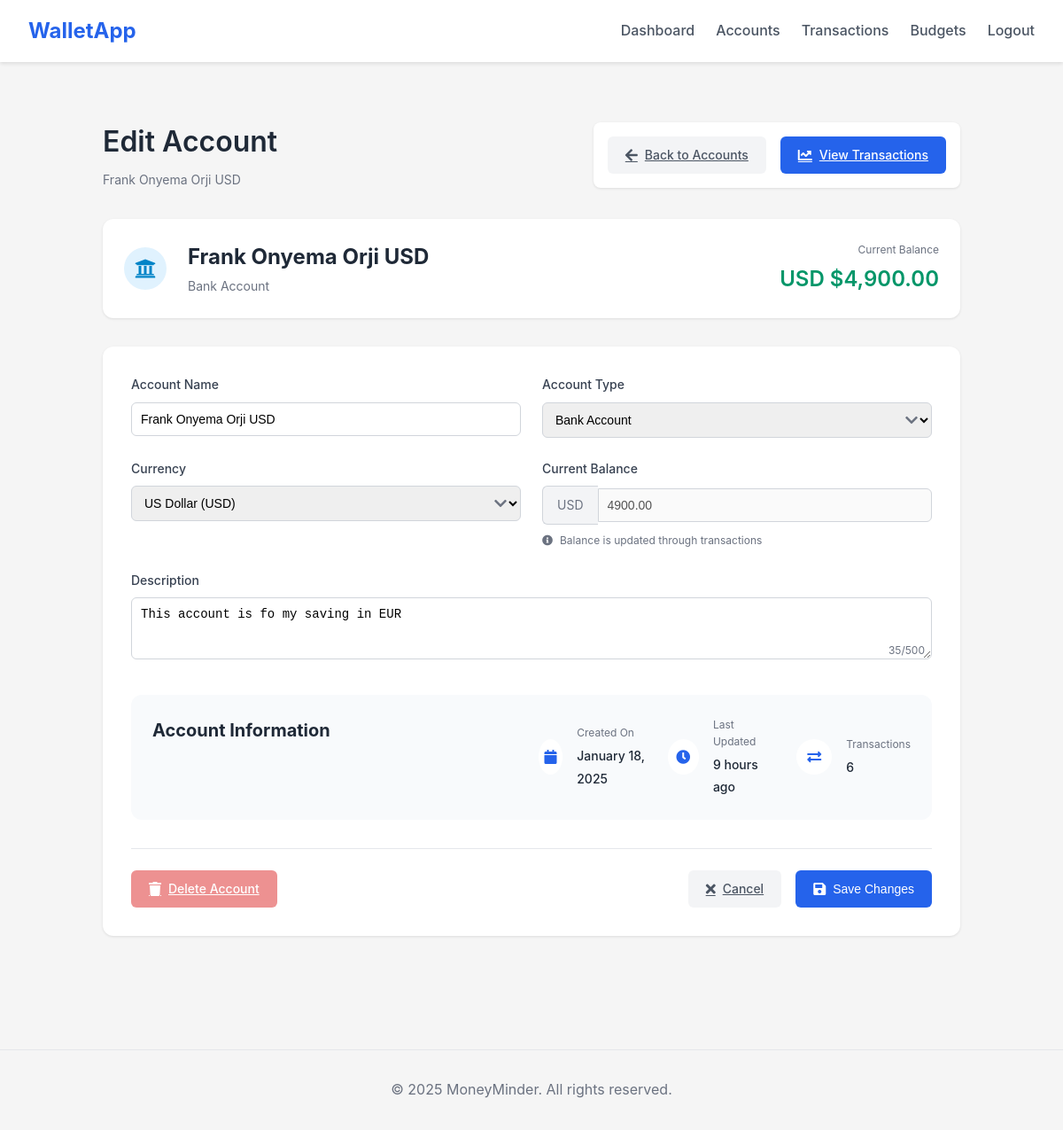
The app's page /accounts/81532cc4-a11b-4bbd-a399-6fc5092f7b3e/edit (signed in), older data.
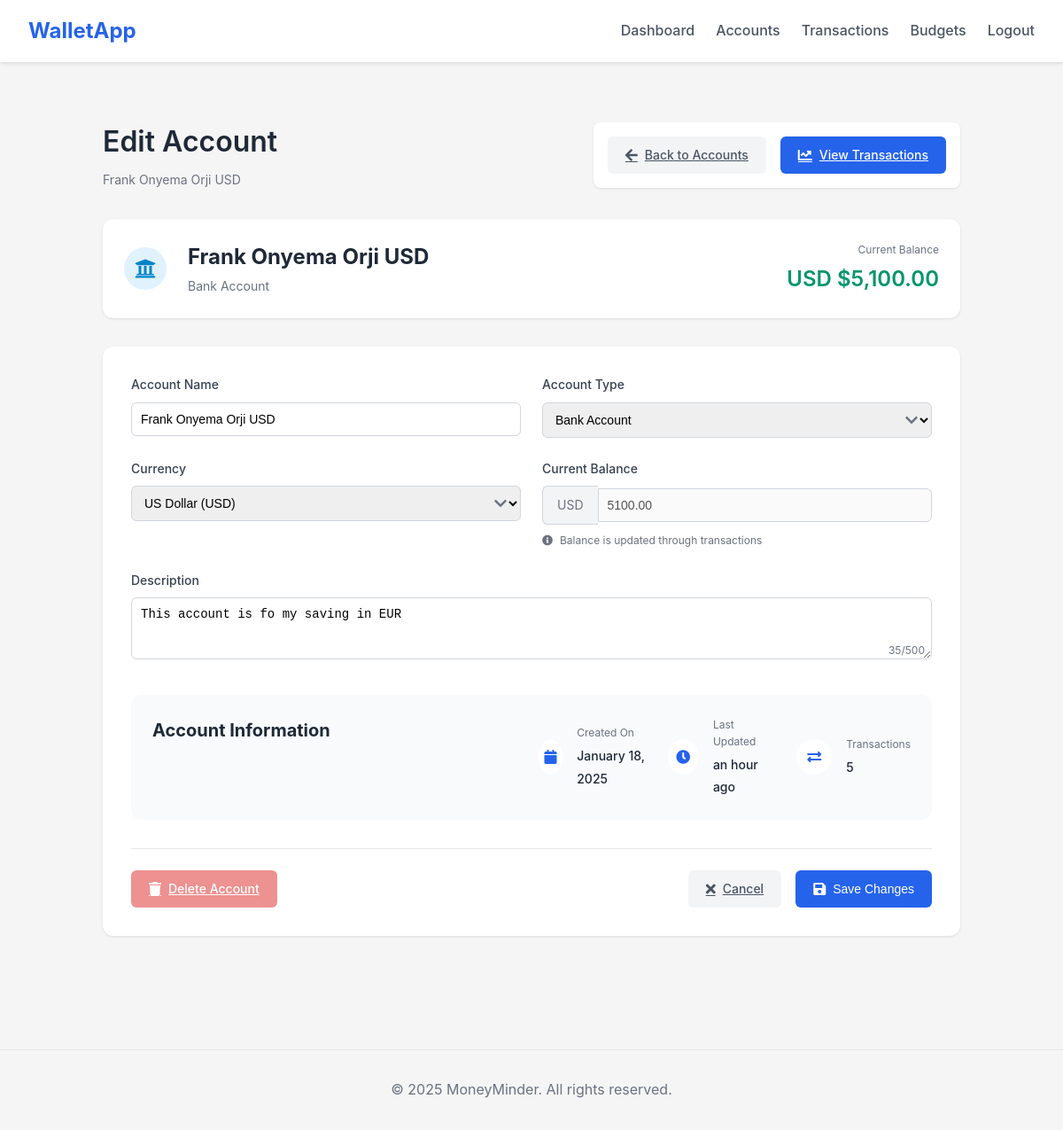
The same page, newer data.
### app/models/account.py (models this page shows, shortened)
class Account(db.Model, BaseModel):
    __tablename__ = 'accounts'
    name = db.Column(db.String(100), nullable=False)
    account_type = db.Column(db.String(50), nullable=False)  # bank, cash, mobile_money
    currency = db.Column(db.String(3), nullable=False, default='USD')
    balance = db.Column(db.Numeric(10, 2), nullable=False, default=0)
    description = db.Column(db.Text)
    user_id = db.Column(db.String(50), db.ForeignKey('users.id'), nullable=False)
    transactions = db.relationship('Transaction', back_populates='account', lazy='dynamic', cascade='all, delete-orphan')

### app/routes/accounts.py (the view, shortened to what this page needs)
@accounts.route('/<account_id>/edit', methods=['GET', 'POST'])
@login_required
def edit(account_id):
    account = Account.query.filter_by(
        id=account_id,
        user_id=current_user.id
    ).first_or_404()
    form = AccountEditForm(obj=account)
    form.current_balance.data = account.balance
    if request.headers.get('X-Requested-With') == 'XMLHttpRequest' and form.errors:
        return jsonify({
            'success': False,
            'message': 'Please correct the errors in the form',
            'errors': form.errors
        }), 400
    return render_template('accounts/edit.html', form=form, account=account)

### app/forms/account.py
class AccountEditForm(AccountForm):
    current_balance = DecimalField('Current Balance', render_kw={'readonly': True})
    def __init__(self, *args, **kwargs):
        super(AccountEditForm, self).__init__(*args, **kwargs)
        del self.initial_balance

### app/models/__init__.py (called while the page is built)
    @classmethod
    def get_by_id(cls, id):
        return cls.query.get_or_404(id)

### app/utils/filters.py (called while the page is built)
def init_filters(app):
    @app.template_filter('account_icon')
    def account_icon_filter(account_type):
        icons = {
            'bank': 'university',
            'cash': 'wallet',
            'credit': 'credit-card',
            'investment': 'chart-line',
            'mobile_money': 'mobile-alt',
            'other': 'coins'
        }
        return icons.get(str(account_type).lower(), 'question')

### app/templates/accounts/edit.html (shortened to what the changed rows need)
{% extends "base.html" %}
{% block styles %}
<link rel="stylesheet" href="{{ url_for('static', filename='css/account-edit.css') }}">
{% endblock %}
{% block content %}
<div class="account-container">
    <div class="page-header">
        <div class="header-content">
            <div class="header-title">
                <h1>Edit Account</h1>
                <span class="header-subtitle">{{ account.name }}</span>
            </div>
        </div>
    </div>
    <div class="account-summary-card">
        <div class="account-header">
            <div class="account-info">
                <h2>{{ account.name }}</h2>
                <span class="account-type-label">{{ account.account_type|title }} Account</span>
            </div>
            <div class="balance-info">
                <span class="label">Current Balance</span>
                <span class="amount {% if account.balance < 0 %}negative{% endif %}">
                    {{ account.currency }} {{ "${:,.2f}".format(account.balance) }}
                </span>
            </div>
        </div>
    </div>
    <div class="form-card">
        <form class="account-edit-form" method="post" action="{{ url_for('accounts.edit', account_id=account.id) }}" novalidate>
            <div class="form-grid">
                <div class="form-group">
                    {{ form.name.label(class="form-label") }}
                    {{ form.name(class="form-control", placeholder="Enter account name") }}
                </div>
                <div class="form-group">
                    <div class="select-wrapper">
                        {{ form.account_type(class="form-control") }}
                    </div>
                </div>
                <div class="form-group">
                    <div class="select-wrapper">
                        {{ form.currency(class="form-control", data_current_currency=account.currency) }}
                    </div>
                </div>
                <div class="form-group">
                    <div class="input-group">
                        <span class="input-group-text">{{ account.currency }}</span>
                        {{ form.current_balance(class="form-control", disabled=true) }}
                    </div>
                </div>
                <div class="form-group full-width">
                    {{ form.description.label(class="form-label") }}
                    {{ form.description(class="form-control", rows="3",
                                      placeholder="Enter account description (optional)",
                                      maxlength="500") }}
                    <div class="character-counter">0/500</div>
                </div>
            </div>
            <div class="account-stats">
                <div class="stats-grid">
                    <div class="stat-item">
                        <div class="stat-content">
                            <span class="label">Created On</span>
                            <span class="value">{{ moment(account.created_at).format('LL') }}</span>
                        </div>
                    </div>
                    <div class="stat-item">
                        <div class="stat-content">
                            <span class="label">Last Updated</span>
                            <span class="value">{{ moment(account.updated_at).fromNow() }}</span>
                        </div>
                    </div>
                    <div class="stat-item">
                        <div class="stat-content">
                            <span class="label">Transactions</span>
                            <span class="value">{{ account.transactions.count() }}</span>
                        </div>
                    </div>
                </div>
            </div>
        </form>
    </div>
</div>
{% endblock %}

Row changes from the older to the newer data that the page shows:
changed Account "Frank Onyema Orji USD": balance "$4,900.00" → "$5,100.00"; updated_at "9 hours ago" → "an hour ago"
Text that changed along with them:
form field current_balance: "4900.00" → "5100.00"
{{ account.transactions.count() }}: "6" → "5"
